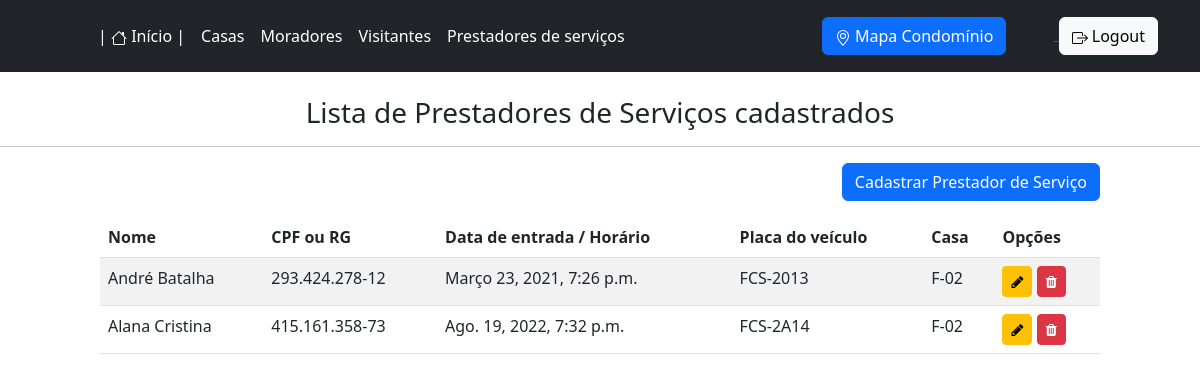
The page /listar/prestadores_servicos/ (signed in) on the database its author committed.
### cadastros/models.py (models this page shows, shortened)
class PrestadorServico(models.Model):
    nome_completo = models.CharField(max_length=256)
    identidade = models.CharField(max_length=14, verbose_name="CPF ou RG")
    data_de_entrada = models.DateTimeField(blank=True, null=True, max_length=10, help_text="Exemplo: 19/08/2022 19:30", verbose_name="Data de Entrada/Horário")
    placa_veiculo = models.CharField(max_length=8, blank=True, null=True, verbose_name="Placa do veículo")
    casa = models.ForeignKey(Casa, on_delete=models.PROTECT)

class Casa(models.Model):
    bloco_numero = models.CharField(max_length=7, help_text="Exemplo: G-36", verbose_name="Bloco e número")
    endereco = models.CharField(max_length=300, verbose_name="Endereço")
    def __str__(self):
        return "{}" .format(self.bloco_numero)

### cadastros/views.py (the view)
# urls.py: path('listar/prestadores_servicos/', PrestadorServicoList.as_view(), name='listar-prestadores'),
class PrestadorServicoList(LoginRequiredMixin, ListView):
    login_url = reverse_lazy ('login')
    model = PrestadorServico
    template_name = 'cadastros/listas/prestador_servico.html'

### cadastros/templates/cadastros/listas/prestador_servico.html (shortened to what this page needs)
{% extends 'paginas/modelo.html' %}
{% load static %}
{% load crispy_forms_tags %}
{% block conteudo %}
    {% if request.user.is_authenticated %}
    <br>
    <h3 align="center">Lista de Prestadores de Serviços cadastrados</h3>
    <hr>
    <div align="right" class="col-md-10 mx-auto">
        <a href="{% url 'cadastrar-prestador' %}" class="btn btn-primary">Cadastrar Prestador de Serviço</a>
    </div>
    <div class="table-responsive">
        <div class="col-md-10 mx-auto">
            <table class="table table-striped mt-3" id="tabela-listar4">
                <thead>
                    <tr>
                        <th>Nome</th>
                        <th>CPF ou RG</th>
                        <th>Data de entrada / Horário</th>
                        <th>Placa do veículo</th>
                        <th>Casa</th>
                        <th>Opções</th>
                    </tr>
                </thead>
                <tbody>
                    {% for object in object_list %}
                    <tr>
                        <td> {{ object.nome_completo }}</td>
                        <td> {{ object.identidade }}</td>
                        <td> {{ object.data_de_entrada }}</td>
                        <td> {{ object.placa_veiculo }}</td>
                        <td> {{ object.casa }}</td>
                        <td>
                            <a href="{% url 'editar-prestador' object.pk %}" class="btn btn-warning btn-sm" title="Editar">
                                <i class="fa fa-pencil" aria-hidden="true"></i>
                            </a>
                            <a href="{% url 'excluir-prestador' object.pk %}" class="btn btn-danger btn-sm" title="Excluir">
                                <i class="fa fa-trash" aria-hidden="true"></i>
                            </a>
                        </td>
                    </tr>
                    {% empty %}
                    <tr>
                        <td colspan="3">Nenhum prestador de serviço registrado.</td>
                    </tr>
                    {% endfor %}
                </tbody>
            </table>
        </div>
    </div>
    {% else %}
    <br>
    <h4 align="center">  Faça <a href="{% url 'login' %}">login</a> para obter acesso.</h4>
    {% endif %}
{% endblock %}

### rows shown on the page
PrestadorServico: nome_completo "André Batalha", identidade "293.424.278-12", data_de_entrada "Março 23, 2021, 7:26 p.m.", placa_veiculo "FCS-2013", casa "F-02"
PrestadorServico: nome_completo "Alana Cristina", identidade "415.161.358-73", data_de_entrada "Ago. 19, 2022, 7:32 p.m.", placa_veiculo "FCS-2A14", casa "F-02"
